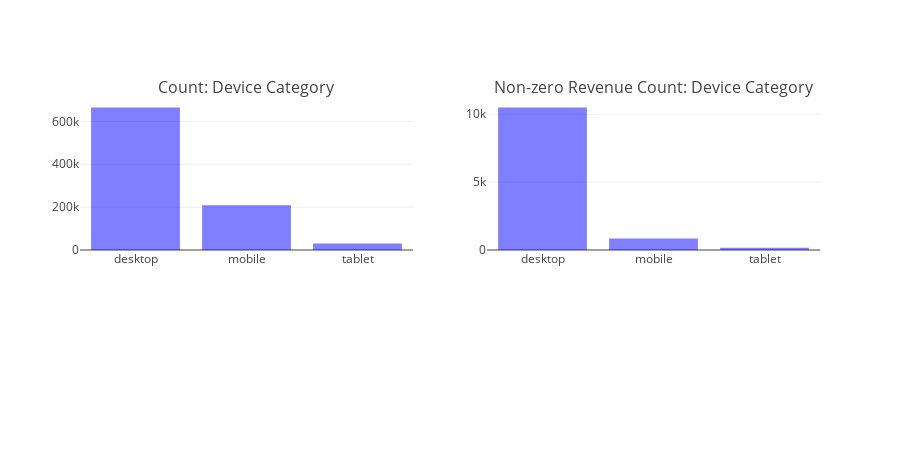
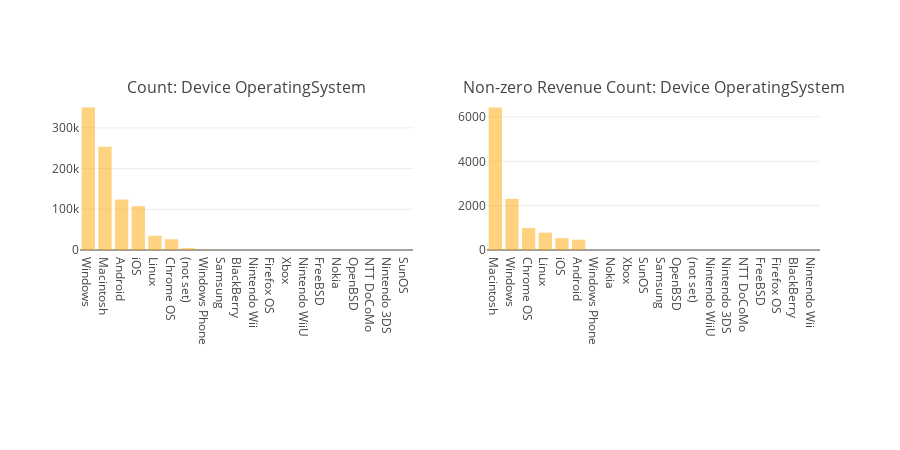

The cell these charts' notebook holds for them, in order:
### Code cell
fig1 = tools.make_subplots(rows=1, cols=2, subplot_titles=["Count: Device Category", "Non-zero Revenue Count: Device Category"], print_grid=False)

trs1 = []

tmp1 = train_df.groupby('device_deviceCategory').agg({"totals_transactionRevenue": "size"}).reset_index().rename(columns={"totals_transactionRevenue" : "Count"})
tmp1 = tmp1.dropna().sort_values("Count", ascending = False)
tr1 = go.Bar(y = tmp1["Count"], orientation="v", marker=dict(opacity=0.5, color="blue"), x= tmp1['device_deviceCategory'])
trs1.append(tr1)

tmp1 = train_df.groupby('device_deviceCategory').agg({"totals_transactionRevenue": "count"}).reset_index().rename(columns={"totals_transactionRevenue" : "Non-zero Revenue Count"})
tmp1 = tmp1.dropna().sort_values("Non-zero Revenue Count", ascending = False)
tr1 = go.Bar(y = tmp1["Non-zero Revenue Count"], orientation="v", marker=dict(opacity=0.5, color="blue"), x= tmp1['device_deviceCategory'])
trs1.append(tr1)

fig1.append_trace(trs1[0], 1, 1)
fig1.append_trace(trs1[1], 1, 2)
fig1['layout'].update(height=450, margin=dict(b=200), showlegend=False)
py.iplot(fig1)

fig2 = tools.make_subplots(rows=1, cols=2, subplot_titles=["Count: Device OperatingSystem", "Non-zero Revenue Count: Device OperatingSystem"], print_grid=False)

trs2 = []

tmp2 = train_df.groupby('device_operatingSystem').agg({"totals_transactionRevenue": "size"}).reset_index().rename(columns={"totals_transactionRevenue" : "Count"})
tmp2 = tmp2.dropna().sort_values("Count", ascending = False)
tr2 = go.Bar(y = tmp2["Count"], orientation="v", marker=dict(opacity=0.5, color="orange"), x= tmp2['device_operatingSystem'])
trs2.append(tr2)

tmp2 = train_df.groupby('device_operatingSystem').agg({"totals_transactionRevenue": "count"}).reset_index().rename(columns={"totals_transactionRevenue" : "Non-zero Revenue Count"})
tmp2 = tmp2.dropna().sort_values("Non-zero Revenue Count", ascending = False)
tr2 = go.Bar(y = tmp2["Non-zero Revenue Count"], orientation="v", marker=dict(opacity=0.5, color="orange"), x= tmp2['device_operatingSystem'])
trs2.append(tr2)

fig2.append_trace(trs2[0], 1, 1)
fig2.append_trace(trs2[1], 1, 2)
fig2['layout'].update(height=450, margin=dict(b=200), showlegend=False)
py.iplot(fig2)

### Figure 1 — Plotly figure (JSON) as saved in the notebook; plotly's stock layout.template omitted (floating-point values rounded to 4 significant figures)
{"data": [{"marker": {"color": "blue", "opacity": 0.5}, "orientation": "v", "type": "bar", "uid": "826ea1d0-d67c-11e8-bf02-f018980880e6", "x": ["desktop", "mobile", "tablet"], "xaxis": "x", "y": [664479, 208725, 30449], "yaxis": "y"}, {"marker": {"color": "blue", "opacity": 0.5}, "orientation": "v", "type": "bar", "uid": "826f1d86-d67c-11e8-abc2-f018980880e6", "x": ["desktop", "mobile", "tablet"], "xaxis": "x2", "y": [10495, 852, 168], "yaxis": "y2"}], "layout": {"annotations": [{"font": {"size": 16}, "showarrow": false, "text": "Count: Device Category", "x": 0.225, "xanchor": "center", "xref": "paper", "y": 1, "yanchor": "bottom", "yref": "paper"}, {"font": {"size": 16}, "showarrow": false, "text": "Non-zero Revenue Count: Device Category", "x": 0.775, "xanchor": "center", "xref": "paper", "y": 1, "yanchor": "bottom", "yref": "paper"}], "height": 450, "margin": {"b": 200}, "showlegend": false, "xaxis": {"anchor": "y", "domain": [0, 0.45]}, "xaxis2": {"anchor": "y2", "domain": [0.55, 1]}, "yaxis": {"anchor": "x", "domain": [0, 1]}, "yaxis2": {"anchor": "x2", "domain": [0, 1]}}}

### Figure 2 — Plotly figure (JSON) as saved in the notebook; plotly's stock layout.template omitted (floating-point values rounded to 4 significant figures)
{"data": [{"marker": {"color": "orange", "opacity": 0.5}, "orientation": "v", "type": "bar", "uid": "82ad6ca8-d67c-11e8-b6f1-f018980880e6", "x": ["Windows", "Macintosh", "Android", "iOS", "Linux", "Chrome OS", "(not set)", "Windows Phone", "Samsung", "BlackBerry", "Nintendo Wii", "Firefox OS", "Xbox", "Nintendo WiiU", "FreeBSD", "Nokia", "OpenBSD", "NTT DoCoMo", "Nintendo 3DS", "SunOS"], "xaxis": "x", "y": [350072, 253938, 123892, 107665, 35034, 26337, 4695, 1216, 280, 218, 100, 89, 66, 35, 9, 2, 2, 1, 1, 1], "yaxis": "y"}, {"marker": {"color": "orange", "opacity": 0.5}, "orientation": "v", "type": "bar", "uid": "82add652-d67c-11e8-8fba-f018980880e6", "x": ["Macintosh", "Windows", "Chrome OS", "Linux", "iOS", "Android", "Windows Phone", "Nokia", "Xbox", "SunOS", "Samsung", "OpenBSD", "(not set)", "Nintendo WiiU", "Nintendo 3DS", "NTT DoCoMo", "FreeBSD", "Firefox OS", "BlackBerry", "Nintendo Wii"], "xaxis": "x2", "y": [6426, 2309, 994, 782, 536, 467, 1, 0, 0, 0, 0, 0, 0, 0, 0, 0, 0, 0, 0, 0], "yaxis": "y2"}], "layout": {"annotations": [{"font": {"size": 16}, "showarrow": false, "text": "Count: Device OperatingSystem", "x": 0.225, "xanchor": "center", "xref": "paper", "y": 1, "yanchor": "bottom", "yref": "paper"}, {"font": {"size": 16}, "showarrow": false, "text": "Non-zero Revenue Count: Device OperatingSystem", "x": 0.775, "xanchor": "center", "xref": "paper", "y": 1, "yanchor": "bottom", "yref": "paper"}], "height": 450, "margin": {"b": 200}, "showlegend": false, "xaxis": {"anchor": "y", "domain": [0, 0.45]}, "xaxis2": {"anchor": "y2", "domain": [0.55, 1]}, "yaxis": {"anchor": "x", "domain": [0, 1]}, "yaxis2": {"anchor": "x2", "domain": [0, 1]}}}
